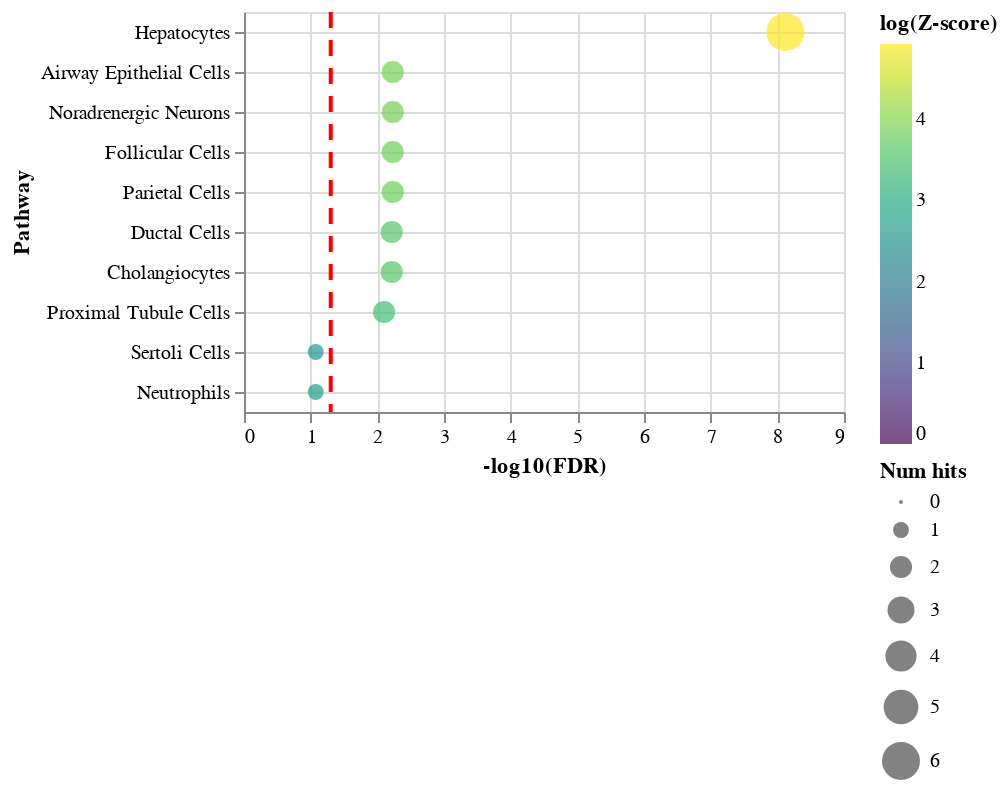

Notebook cell for this chart:
### Code cell
n = 10
genes = filtered.uns['rank_genes_groups']['names']['12'][:n]
df = een.get_pathway_enrichment(genes, gene_set_library='PanglaoDB_Augmented_2021')
epl.enrichment_dotplot(df, n=10, hue='Z-score', log=True)

### Figure 1 — Vega-Lite specification as saved in the notebook (floating-point values rounded to 4 significant figures)
{"config": {"view": {"continuousWidth": 300, "continuousHeight": 300}, "axis": {"grid": true}}, "layer": [{"data": {"name": "data-16fdd57fac8cc0aa0ae1ddcbdc7eeaf1"}, "mark": {"type": "circle"}, "encoding": {"color": {"field": "log(Z-score)", "scale": {"domainMin": 0, "scheme": "viridis"}, "type": "quantitative"}, "size": {"field": "Num hits", "type": "quantitative"}, "x": {"field": "-log10(FDR)", "type": "quantitative"}, "y": {"field": "Pathway", "sort": {"encoding": "x", "order": "descending"}, "type": "nominal"}}}, {"data": {"name": "empty"}, "mark": {"type": "rule", "color": "red", "strokeDash": [8, 6], "strokeWidth": 2}, "encoding": {"x": {"datum": 1.301}}}], "$schema": "https://vega.github.io/schema/vega-lite/v5.16.3.json", "datasets": {"data-16fdd57fac8cc0aa0ae1ddcbdc7eeaf1": [{"Rank": 1, "Term name": "Hepatocytes", "P-value": 3.442e-10, "Z-score": 138.0, "Combined score": 3006.0, "Overlapping genes": ["CRP", "HPX", "AZGP1", "HAMP", "CP", "KNG1"], "Adjusted p-value": 7.572e-09, "Old p-value": 0, "Old adjusted p-value": 0, "Num hits": 6, "-log10(FDR)": 8.121, "Pathway": "Hepatocytes", "log(Z-score)": 4.927}, {"Rank": 2, "Term name": "Airway Epithelial Cells", "P-value": 0.001151, "Z-score": 49.23, "Combined score": 333.2, "Overlapping genes": ["AZGP1", "CP"], "Adjusted p-value": 0.005871, "Old p-value": 0, "Old adjusted p-value": 0, "Num hits": 2, "-log10(FDR)": 2.231, "Pathway": "Airway Epithelial Cells", "log(Z-score)": 3.897}, {"Rank": 3, "Term name": "Noradrenergic Neurons", "P-value": 0.001173, "Z-score": 48.75, "Combined score": 329.0, "Overlapping genes": ["CRP", "HPX"], "Adjusted p-value": 0.005871, "Old p-value": 0, "Old adjusted p-value": 0, "Num hits": 2, "-log10(FDR)": 2.231, "Pathway": "Noradrenergic Neurons", "log(Z-score)": 3.887}, {"Rank": 4, "Term name": "Follicular Cells", "P-value": 0.001311, "Z-score": 46.02, "Combined score": 305.5, "Overlapping genes": ["ADH4", "KNG1"], "Adjusted p-value": 0.005871, "Old p-value": 0, "Old adjusted p-value": 0, "Num hits": 2, "-log10(FDR)": 2.231, "Pathway": "Follicular Cells", "log(Z-score)": 3.829}, {"Rank": 5, "Term name": "Parietal Cells", "P-value": 0.001334, "Z-score": 45.6, "Combined score": 301.8, "Overlapping genes": ["HAMP", "CP"], "Adjusted p-value": 0.005871, "Old p-value": 0, "Old adjusted p-value": 0, "Num hits": 2, "-log10(FDR)": 2.231, "Pathway": "Parietal Cells", "log(Z-score)": 3.82}, {"Rank": 6, "Term name": "Ductal Cells", "P-value": 0.001879, "Z-score": 38.19, "Combined score": 239.7, "Overlapping genes": ["AZGP1", "CFB"], "Adjusted p-value": 0.006083, "Old p-value": 0, "Old adjusted p-value": 0, "Num hits": 2, "-log10(FDR)": 2.216, "Pathway": "Ductal Cells", "log(Z-score)": 3.643}, {"Rank": 7, "Term name": "Cholangiocytes", "P-value": 0.001936, "Z-score": 37.61, "Combined score": 235.0, "Overlapping genes": ["AZGP1", "CFB"], "Adjusted p-value": 0.006083, "Old p-value": 0, "Old adjusted p-value": 0, "Num hits": 2, "-log10(FDR)": 2.216, "Pathway": "Cholangiocytes", "log(Z-score)": 3.627}, {"Rank": 8, "Term name": "Proximal Tubule Cells", "P-value": 0.00288, "Z-score": 30.6, "Combined score": 179.0, "Overlapping genes": ["CRP", "KNG1"], "Adjusted p-value": 0.007921, "Old p-value": 0, "Old adjusted p-value": 0, "Num hits": 2, "-log10(FDR)": 2.101, "Pathway": "Proximal Tubule Cells", "log(Z-score)": 3.421}, {"Rank": 20, "Term name": "Sertoli Cells", "P-value": 0.07627, "Z-score": 14.04, "Combined score": 36.12, "Overlapping genes": ["CFB"], "Adjusted p-value": 0.08389, "Old p-value": 0, "Old adjusted p-value": 0, "Num hits": 1, "-log10(FDR)": 1.076, "Pathway": "Sertoli Cells", "log(Z-score)": 2.642}, {"Rank": 19, "Term name": "Neutrophils", "P-value": 0.073, "Z-score": 14.7, "Combined score": 38.46, "Overlapping genes": ["CRP"], "Adjusted p-value": 0.08389, "Old p-value": 0, "Old adjusted p-value": 0, "Num hits": 1, "-log10(FDR)": 1.076, "Pathway": "Neutrophils", "log(Z-score)": 2.688}], "empty": [{}]}}
